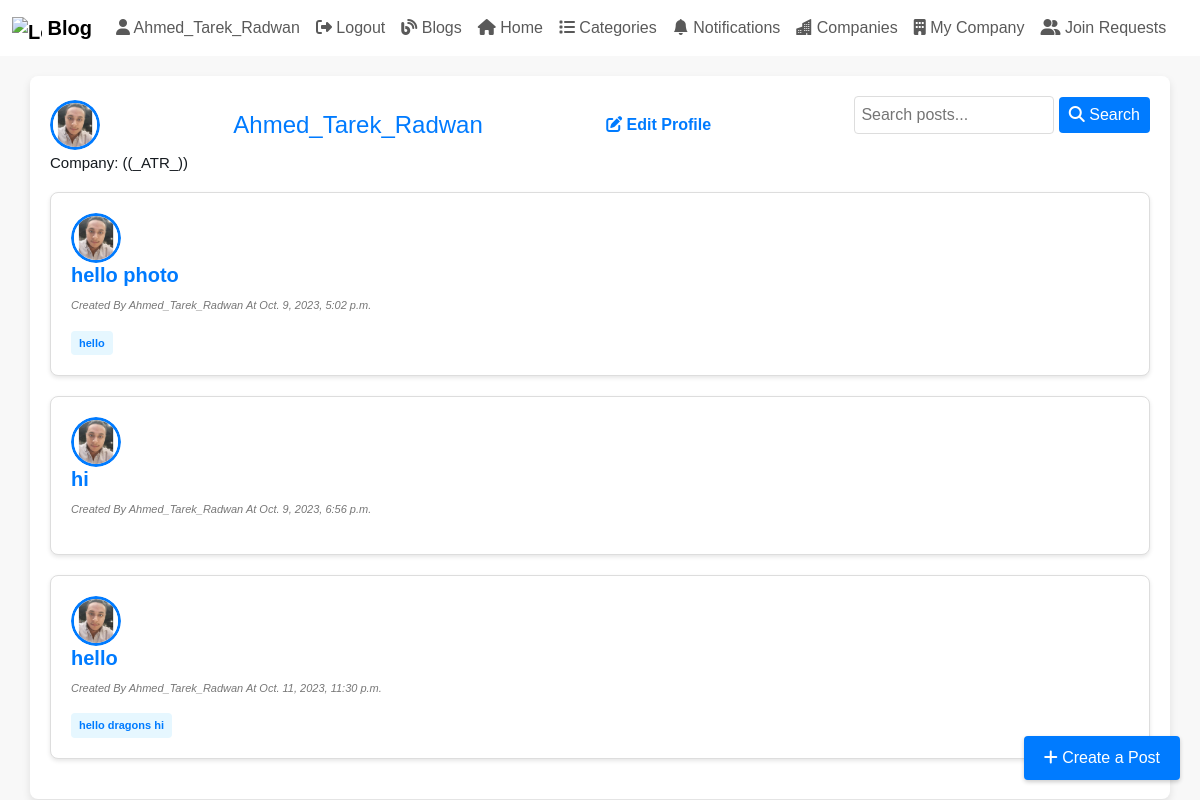
Page /blog/myBlog (signed in) on the earlier database version.
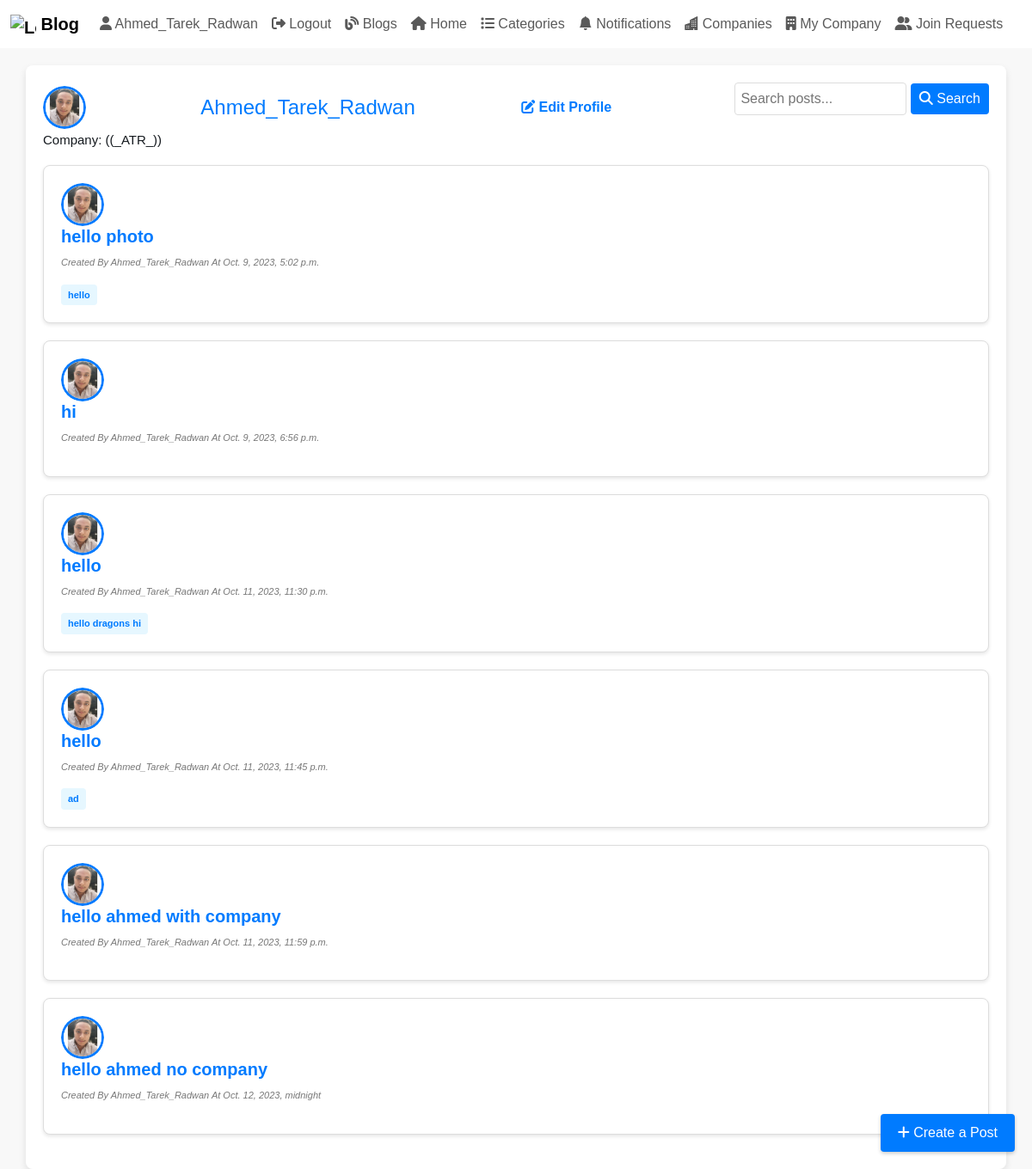
Same page on the later database version.
### myApp/models.py (models this page shows, shortened)
class Blog(models.Model):
  ID = models.BigAutoField(auto_created = True, primary_key=True, verbose_name="ID")
  title = models.CharField(max_length=200)
  content = models.TextField()
  author = models.ForeignKey(User, on_delete=models.CASCADE, blank=False)
  created_at = models.DateTimeField(auto_now_add=True, blank=True)
  updated_at = models.DateTimeField(auto_now=True)
  is_draft = models.BooleanField(default=True)
  publish_status = models.CharField(max_length=10, choices=[('draft', 'Draft'), ('published', 'Published')], default='draft')
  tags = models.ManyToManyField(Tag,related_name="tag_posts")
  categories = models.ManyToManyField(Category)
  company = models.ForeignKey(Company, on_delete=models.SET_NULL, blank=True, null=True)

class UserProfile(models.Model):
  user = models.OneToOneField(User, on_delete=models.CASCADE)
  company = models.ForeignKey(Company, on_delete=models.SET_NULL, blank=True, null=True)
  auth_level = models.CharField(max_length=10, null=True, choices=[('viewer', 'Viewer'), ('member', 'Member'), ('admin', 'Admin'), ('manager', 'Manager')], default="Member")
  groups = models.ForeignKey(Group, on_delete=models.SET_NULL, null=True, blank=True)
  photo = models.ImageField(upload_to='profile_photos/', blank=True, null=True)

class Tag(models.Model):
  category  = models.ManyToManyField(Category,related_name='tags')
  tag_name  = models.CharField(max_length=100)

### myApp/views.py (the view)
# urls.py: path('blog/myBlog',views.myBlogPage,name='myblogpage'),
def myBlogPage(request):
    query = request.GET.get('q')
    author = request.user
    posts = Blog.objects.filter(author=author)
    if query:
        posts = posts.filter(Q(title__icontains=query)|Q(content__icontains=query))
    return render (request, 'Blog/myblogpage.html', {'Blogs':posts,'query':query})

### myApp/models.py (called while the page is built)
  def __str__(self):
    return self.name

### myApp/templatetags/my_custom_tags.py (called while the page is built)
@register.filter(name='has_group')
def has_group(user, group_name):
    return user.groups.filter(name=group_name).exists()

### myApp/templates/Blog/myblogpage.html (shortened to what this page needs)
<!DOCTYPE html>
<html lang="en">
{% load static %} {% load crispy_forms_tags %}
<head>
    <link href="{% static 'css/bootstrap.css' %}" rel="stylesheet">
    <link href="{% static 'css/home.css' %}" rel="stylesheet">
    <link rel="stylesheet" href="https://cdnjs.cloudflare.com/ajax/libs/font-awesome/6.1.0/css/all.min.css">
</head>
<body>
    {% include "Blog/blogNavBar.html" %}
    <div class="container">
        <div class="header-search">
            {% if request.user.userprofile.photo %}
            <div class="user-photo">
                <img src="{{ request.user.userprofile.photo.url }}" alt="{{ request.user.username }}">
            </div>
            {% endif %}
            <h1> {{ request.user.username }}</h1>
            <a href="{% url 'edit_user_name' %}" class="edit-profile-link"><i class="fas fa-edit"></i> Edit Profile</a>
            <form method="get" class="search-form">
                <input type="text" name="q" placeholder="Search posts..." {% if query %}value="{{ query }}"{% endif %}>
                <button type="submit"><i class="fas fa-search"></i> Search</button>
            </form>
        </div>
        <h2>Company: {{ request.user.userprofile.company }}</h2>
        {% for blog in Blogs %}
        <div class="blog-card">
                <div class="header-search">
            {% if request.user.userprofile.photo %}
            <div class="user-photo">
                <img src="{{ request.user.userprofile.photo.url }}" alt="{{ request.user.username }}">
            </div>
        </div>
            {% endif %}
            <h2><a href="{% url "blogPage" id=blog.ID %}" style="color: #007bff;">{{ blog.title }}</a></h2>
            <div class="meta-info">
                <p class="meta-info">Created By {{ blog.author.username }} At {{ blog.created_at }}</p>
            </div>
            <div class="tags">
                {% if blog.tags.all %}
                {% for tag in blog.tags.all %}
                <a href="{% url "tagposts" tag.pk %}" class="tag">{{ tag.tag_name }}</a>
                {% endfor %}
                {% endif %}
            </div>
        </div>
        {% endfor %}
        {% if perms.myApp.add_blog %}
        <a href="{% url "createBlog" %}" class="create-post-btn">
            <i class="fas fa-plus"></i> Create a Post
        </a>
        {% endif %}
    </div>
</body>
</html>

Differences in the rows shown:
added Blog: user.userprofile.photo (picture), title "hello", author.username "Ahmed_Tarek_Radwan", created_at "Oct. 11, 2023, 11:45 p.m."
added Tag: tag_name "ad", shown under "hello"
added Blog: user.userprofile.photo (picture), title "hello ahmed with company", author.username "Ahmed_Tarek_Radwan", created_at "Oct. 11, 2023, 11:59 p.m."
added Blog: user.userprofile.photo (picture), title "hello ahmed no company", author.username "Ahmed_Tarek_Radwan", created_at "Oct. 12, 2023, midnight"
